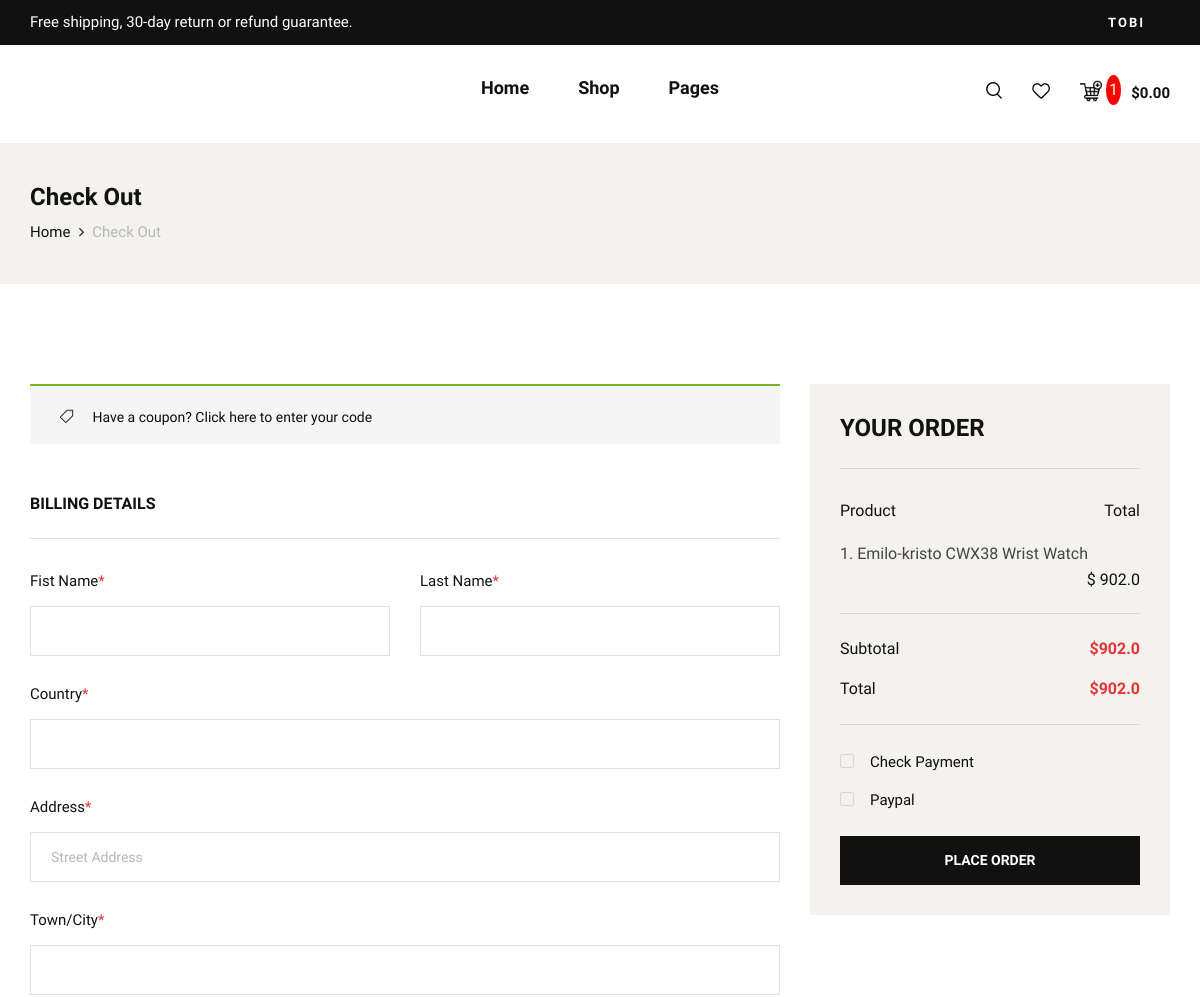
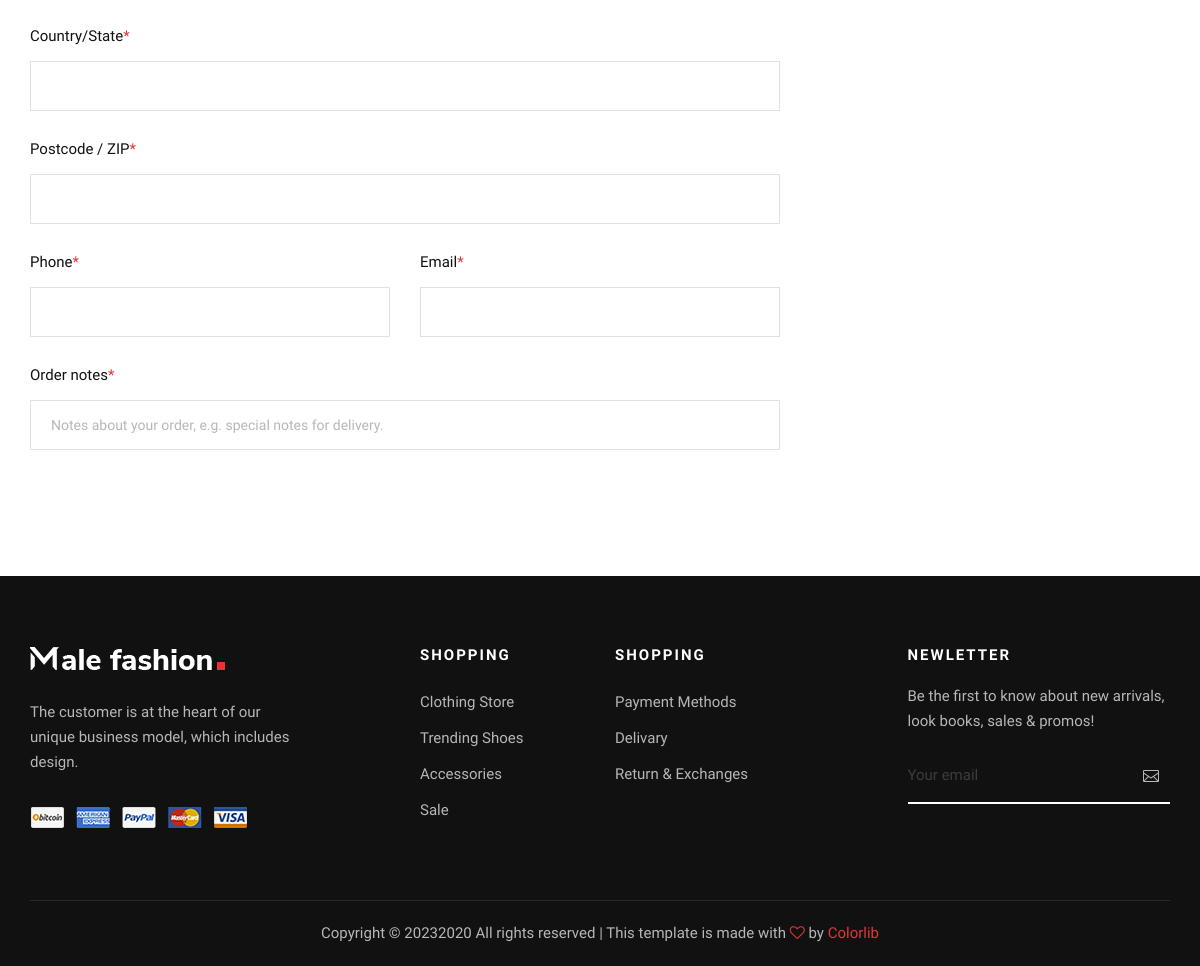
Screenshot of /checkout/ (signed in) with the database file from the repository (2 pictures, top to bottom).
### ecommerce/models.py (models this page shows, shortened)
class Cart(models.Model):
    owner = models.ForeignKey(User, verbose_name=("Owner"), on_delete=models.CASCADE)
    @property
    def total_in_cart(self):
        items = self.cart_items.all()
        num_of_products = sum([cart_item.quantity for cart_item in items])
        return num_of_products
    @property
    def total_amount_to_pay(self):
        items = self.cart_items.all()
        total_payment = sum([cart_item.total_amount for cart_item in items])
        return float(total_payment)

class CartItems(models.Model):
    product = models.ForeignKey(Product, on_delete=models.CASCADE)
    items = models.ForeignKey(Cart, related_name = "cart_items", blank=True, null=True, verbose_name=("Items"), on_delete=models.CASCADE)
    quantity = models.IntegerField(default = 0)
    variation = models.ForeignKey(ProductVariation, blank=True, null=True,  on_delete=models.CASCADE)
    @property
    def total_amount(self):
        total_price = self.quantity * self.product.price
        return float(total_price)

class Product(models.Model):
    VARIANTS = (('Color', 'Color'), ('Size', 'Size'), ('Size-Color', 'Size-Color'), ('None', 'None'))
    name = models.CharField(verbose_name = "Product Name", max_length=100)
    price = models.FloatField(verbose_name = "Price")
    description = RichTextUploadingField(verbose_name = "Description")
    image = models.ImageField(verbose_name = "Product image", upload_to='product_image/')
    is_new = models.BooleanField(default = True)
    sales = models.PositiveIntegerField(default = 0)
    variant = models.CharField(max_length=15, choices = VARIANTS, default = 'None')
    category = models.ForeignKey("ProductCategory", related_name = 'products', verbose_name="Category", blank=True, null=True, on_delete=models.CASCADE)
    brand = models.ForeignKey("ecommerce.Brand", related_name = 'brand_products', verbose_name=("Brand"), blank=True, null=True, on_delete=models.CASCADE)
    date_added = models.DateTimeField(verbose_name="Date Added", auto_now_add=True)
    date_updated = models.DateTimeField(verbose_name="Last Updated", auto_now=True)
    class Meta:
        ordering = ('-date_added',)
        verbose_name = 'Product'
        verbose_name_plural = 'Products'

### ecommerce/views.py (the view, shortened to what this page needs)
# urls.py: path('checkout/', views.checkout, name= 'checkout'),
@login_required(login_url = '/shop/')
def checkout(request):
    cart = Cart.objects.filter(owner = request.user).last()
    return render(request, 'ecommerce/checkout.html', {'cart': cart})

### ecommerce/context_processors.py (called while the page is built)
def processor(request):
    cart = Cart.objects.filter(owner = request.user.id).last()
    return {'cart': cart}

### templates/ecommerce/checkout.html (shortened to what this page needs)
{% extends '../base.html' %}
{% load static %}
{% block content %}
    {% include "../breadcrumb.html" with current_page='Check Out' %}
    <section class="checkout spad">
        <div class="container">
            <div class="checkout__form">
                <form action="" method="POST">
                    <div class="row">
                        <div class="col-lg-8 col-md-6">
                            <h6 class="coupon__code"><span class="icon_tag_alt"></span> Have a coupon? <a href="#">Click
                            here</a> to enter your code</h6>
                            <h6 class="checkout__title">Billing Details</h6>
                            <div class="row">
                                <div class="col-lg-6">
                                    <div class="checkout__input">
                                        <p>Fist Name<span>*</span></p>
                                        <input name="firstname" type="text">
                                    </div>
                                </div>
                                <div class="col-lg-6">
                                    <div class="checkout__input">
                                        <p>Last Name<span>*</span></p>
                                        <input name="lastname" type="text">
                                    </div>
                                </div>
                            </div>
                            <div class="checkout__input">
                                <p>Country<span>*</span></p>
                                <input name="country" type="text">
                            </div>
                            <div class="checkout__input">
                                <p>Address<span>*</span></p>
                                <input type="text" name="address"  placeholder="Street Address" class="checkout__input__add">
                            </div>
                            <div class="checkout__input">
                                <p>Town/City<span>*</span></p>
                                <input name="city" type="text">
                            </div>
                            <div class="checkout__input">
                                <p>Country/State<span>*</span></p>
                                <input name="country" type="text">
                            </div>
                            <div class="checkout__input">
                                <p>Postcode / ZIP<span>*</span></p>
                                <input name="zip" type="text">
                            </div>
                            <div class="row">
                                <div class="col-lg-6">
                                    <div class="checkout__input">
                                        <p>Phone<span>*</span></p>
                                        <input name="phone" type="text">
                                    </div>
                                </div>
                                <div class="col-lg-6">
                                    <div class="checkout__input">
                                        <p>Email<span>*</span></p>
                                        <input name="email" type="text">
                                    </div>
                                </div>
                            </div>
                            <div class="checkout__input">
                                <p>Order notes<span>*</span></p>
                                <input type="text"
                                placeholder="Notes about your order, e.g. special notes for delivery.">
                            </div>
                        </div>
                        <div class="col-lg-4 col-md-6">
                            <div class="checkout__order">
                                <h4 class="order__title">Your order</h4>
                                <div class="checkout__order__products">Product <span>Total</span></div>
                                <ul class="checkout__total__products">
                                    {% for item in cart.cart_items.all  %}
                                    <li>{{forloop.counter}}.
                                    {% if item.variation.title %}
                                        {{item.variation.title}}
                                    {% else %}
                                        {{item.product.name}}
                                    {% endif %}
                                         <span>$ {{item.total_amount}}</span></li>
                                    {% endfor %}
                                </ul>
                                <ul class="checkout__total__all">
                                    <li>Subtotal <span>${{cart.total_amount_to_pay}}
                                    </span></li>
                                    <li>Total <span>${{cart.total_amount_to_pay}}</span></li>
                                </ul>
                                <div class="checkout__input__checkbox">
                                    <label for="payment">
                                        Check Payment
                                        <span class="checkmark"></span>
                                    </label>
                                </div>
                                <div class="checkout__input__checkbox">
                                    <label for="paypal">
                                        Paypal
                                        <span class="checkmark"></span>
                                    </label>
                                </div>
                                <button type="submit" class="site-btn">PLACE ORDER</button>
                            </div>
                        </div>
                    </div>
                </form>
            </div>
        </div>
    </section>
   {%endblock content %}

### templates/base.html (shortened to what this page needs)
{% load static %}
{% url 'ecommerce:index' as index%}
{% url 'ecommerce:shop' as shop%}
<!DOCTYPE html>
<html lang="zxx">
<head>
    <link rel="stylesheet" href="{% static 'css/bootstrap.min.css' %}" type="text/css">
    <link rel="stylesheet" href="{% static 'css/font-awesome.min.css' %}" type="text/css">
    <link rel="stylesheet" href="{% static 'css/elegant-icons.css' %}" type="text/css">
    <link rel="stylesheet" href="{% static 'css/magnific-popup.css' %}" type="text/css">
    <link rel="stylesheet" href="{% static 'css/nice-select.css' %}" type="text/css">
    <link rel="stylesheet" href="{% static 'css/owl.carousel.min.css' %}" type="text/css">
    <link rel="stylesheet" href="{% static 'css/slicknav.min.css' %}" type="text/css">
    <link rel="stylesheet" href="{% static 'css/style.css' %}" type="text/css">
</head>
<body>
    <header class="header">
        <div class="header__top">
            <div class="container">
                <div class="row">
                    <div class="col-lg-6 col-md-7">
                        <div class="header__top__left">
                            <p>Free shipping, 30-day return or refund guarantee.</p>
                        </div>
                    </div>
                    <div class="col-lg-6 col-md-5">
                        <div class="header__top__right">
                            <div class="header__top__links">
                                {% if not request.user.is_authenticated %}
                                <a href="{% url 'ecommerce:auth_user' %}">Sign in</a> / <a href="{% url 'ecommerce:register_user' %}">Register</a>
                                {% else %}
                                <a href="{% url 'ecommerce:logout' %}"><b>{{request.user.username}}</b></a>
                                {% endif %}
                            </div>
                        </div>
                    </div>
                </div>
            </div>
        </div>
        <div class="container">
            <div class="row">
                <div class="col-lg-3 col-md-3">
                    <div class="header__logo">
                    </div>
                </div>
                <div class="col-lg-6 col-md-6">
                    <nav class="header__menu mobile-menu">
                        <ul>
                            <li {% if request.path == index %} class="active" {% endif %} ><a href="{% url 'ecommerce:index' %}">Home</a></li>
                            <li {% if request.path == shop %} class="active" {% endif %}><a href="{% url 'ecommerce:shop' %}">Shop</a></li>
                            <li><a href="#">Pages</a>
                            </li>
                        </ul>
                    </nav>
                </div>
                <div class="col-lg-3 col-md-3">
                    <div class="header__nav__option">
                        <a href="#" class="search-switch"><img src="{% static 'img/icon/search.png' %}" alt=""></a>
                        <a href="#"><img src="{% static 'img/icon/heart.png' %}" alt=""></a>
                        <a href="{% url 'ecommerce:cart' %}"  > <img src="{% static 'img/icon/download.png' %}" height="22" width="22" alt=""> <label style="background: #f00; color: #fff; border-radius: 50%; padding: 0.2em; " id="cart_items_total">{{cart.total_in_cart}}</label> </a>
                        <div class="price">$0.00</div>
                    </div>
                </div>
            </div>
        </div>
    </header>
    {% block content %}
    {% endblock content %}
    <footer class="footer">
        <div class="container">
            <div class="row">
                <div class="col-lg-3 col-md-6 col-sm-6">
                    <div class="footer__about">
                        <div class="footer__logo">
                            <a href="#"><img src="{% static 'img/footer-logo.png' %}" alt=""></a>
                        </div>
                        <p>The customer is at the heart of our unique business model, which includes design.</p>
                        <a href="#"><img src="{% static 'img/payment.png' %}" alt=""></a>
                    </div>
                </div>
                <div class="col-lg-2 offset-lg-1 col-md-3 col-sm-6">
                    <div class="footer__widget">
                        <h6>Shopping</h6>
                        <ul>
                            <li><a href="#">Clothing Store</a></li>
                            <li><a href="#">Trending Shoes</a></li>
                            <li><a href="#">Accessories</a></li>
                            <li><a href="#">Sale</a></li>
                        </ul>
                    </div>
                </div>
                <div class="col-lg-2 col-md-3 col-sm-6">
                    <div class="footer__widget">
                        <h6>Shopping</h6>
                        <ul>
                            <li><a href="#">Payment Methods</a></li>
                            <li><a href="#">Delivary</a></li>
                            <li><a href="#">Return & Exchanges</a></li>
                        </ul>
                    </div>
                </div>
                <div class="col-lg-3 offset-lg-1 col-md-6 col-sm-6">
                    <div class="footer__widget">
                        <h6>NewLetter</h6>
                        <div class="footer__newslatter">
                            <p>Be the first to know about new arrivals, look books, sales & promos!</p>
                            <form >
                                <input type="text" placeholder="Your email">
                                <button type="submit"><span class="icon_mail_alt"></span></button>
                            </form>
                        </div>
                    </div>
                </div>
            </div>
            <div class="row">
                <div class="col-lg-12 text-center">
                    <div class="footer__copyright__text">
                        <p>Copyright ©
                            2020
                            All rights reserved | This template is made with <i class="fa fa-heart-o"
                            aria-hidden="true"></i> by <a href="https://colorlib.com" target="_blank">Colorlib</a>
                        </p>
                    </div>
                </div>
            </div>
        </div>
    </footer>
</body>
</html>

### rows the page displays
Cart: total_in_cart "1", total_amount_to_pay "902.0"
CartItems: product.name "Emilo-kristo CWX38 Wrist Watch", total_amount "902.0"

### other values shown
{{ request.user.username }} "TOBI"
{{ current_page }} "Check Out"
